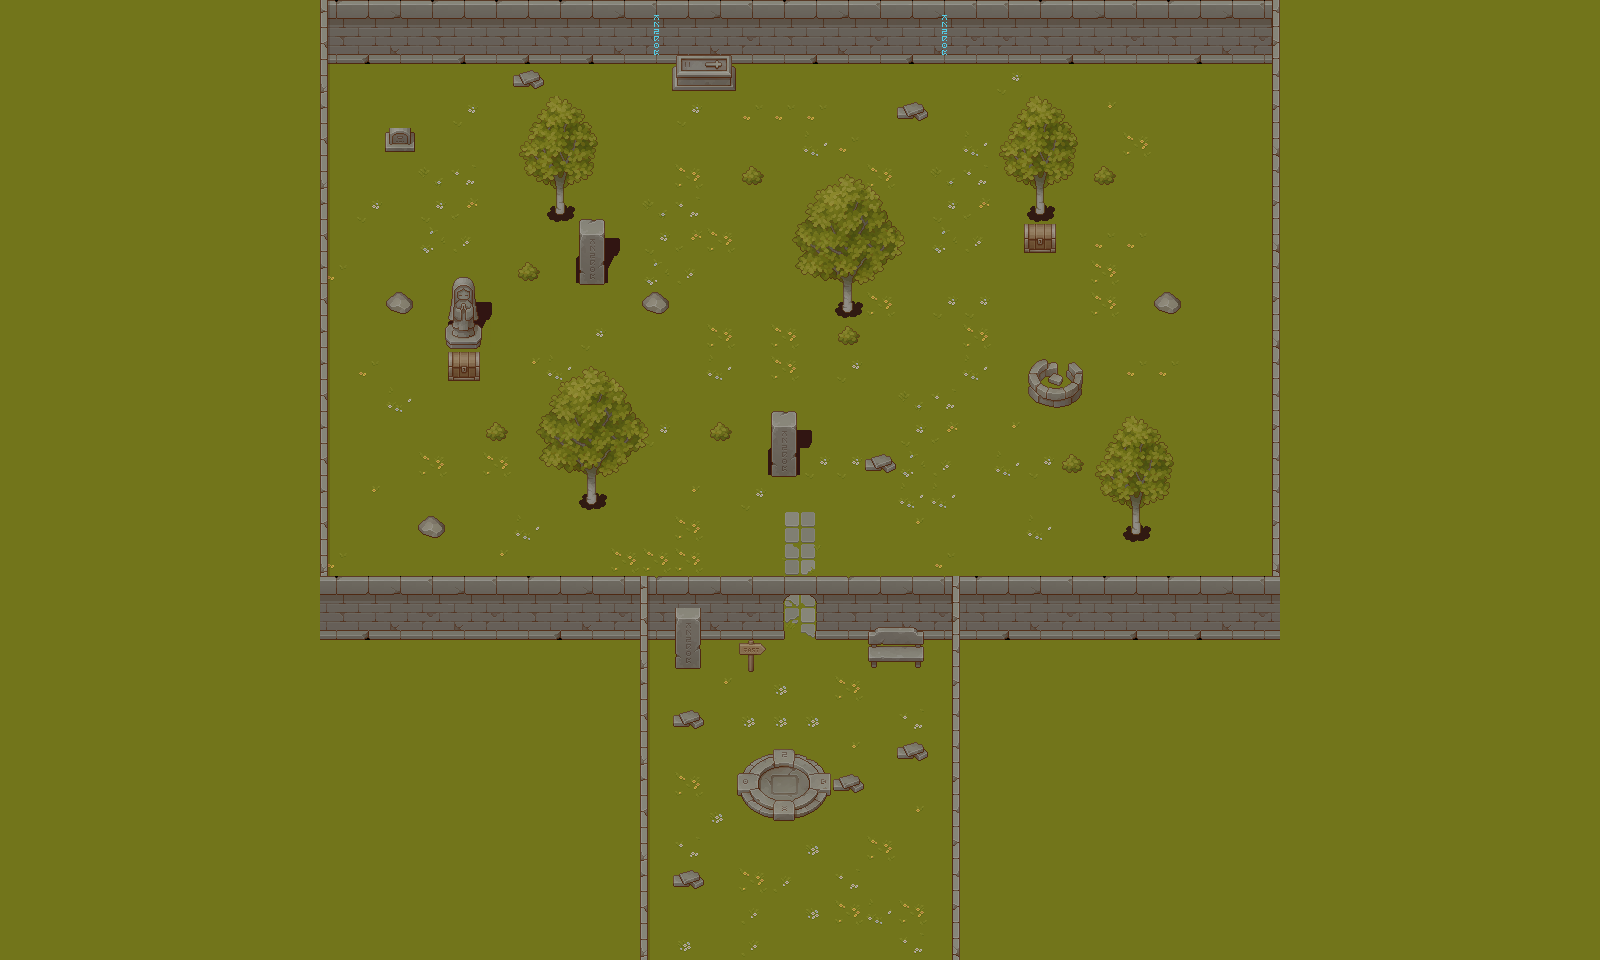

Rendered tile map (Tiled .tmx) drawn with the repository's tilesets; below, a short description and the map source with its tile grids summarised:
An orthogonal 50x30 tile map with 32x32 px tiles, 6 tile layers (Suelo, SHADOWS, MUROS, MUROS LATERALES, ...), 10 tilesets.

<map version="1.9" tiledversion="1.9.2" orientation="orthogonal" renderorder="right-down" width="50" height="30" tilewidth="32" tileheight="32" infinite="0" nextlayerid="11" nextobjectid="1">
 <tileset firstgid="1" source="Tilset/Tiles.tsx" />
 <tileset firstgid="145" source="Tilset/Enviroment Props.tsx" />
 <tileset firstgid="289" source="Tilset/Trees.tsx" />
 <tileset firstgid="366" source="Tilset/TX Tileset Grass.tsx" />
 <tileset firstgid="430" source="Tilset/TX Tileset Wall.tsx" />
 <tileset firstgid="686" source="Tilset/TX Props.tsx" />
 <tileset firstgid="942" source="Tilset/TX Struct.tsx" />
 <tileset firstgid="1198" source="Tilset/TX Plant.tsx" />
 <tileset firstgid="1454" source="Tilset/TX Shadow Plant.tsx" />
 <tileset firstgid="1710" source="Tilset/TX Shadow.tsx" />
 <layer id="5" name="Suelo" width="50" height="30">
  <data>[1500 cells, 1500 non-empty, 17 distinct tile ids]</data>
 </layer>
 <layer id="10" name="SHADOWS" width="50" height="30">
  <data>[1500 cells, 100 non-empty, 15 distinct tile ids]</data>
 </layer>
 <layer id="6" name="MUROS" width="50" height="30">
  <data>[1500 cells, 20 non-empty, 12 distinct tile ids]</data>
 </layer>
 <layer id="7" name="MUROS LATERALES" width="50" height="30">
  <data>[1500 cells, 105 non-empty, 29 distinct tile ids]</data>
 </layer>
 <layer id="8" name="plantas" width="50" height="30">
  <data>[1500 cells, 93 non-empty, 38 distinct tile ids]</data>
 </layer>
 <layer id="9" name="OBJETOS" width="50" height="30">
  <data>[1500 cells, 37 non-empty, 26 distinct tile ids]</data>
 </layer>
</map>
